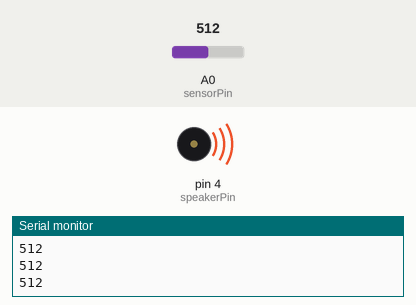
A sketch run on a simulated Arduino Uno, built with avr-gcc and run on an emulated ATmega328P. Shown: buzzer (waves = sounding), the last lines printed to the serial monitor. The inputs (shaded band) are chosen by the test bench; at power-on: A0 (sensorPin) = 512.

Above: at 1.2 s.
1.3 s: A0 (sensorPin) set to 541
At 2.0 s:
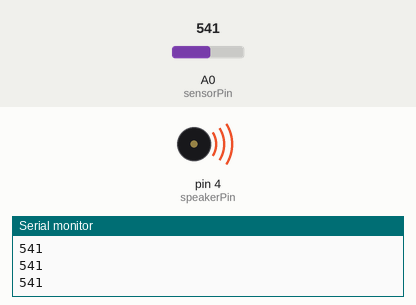
2.8 s: A0 (sensorPin) set to 569
At 3.8 s:
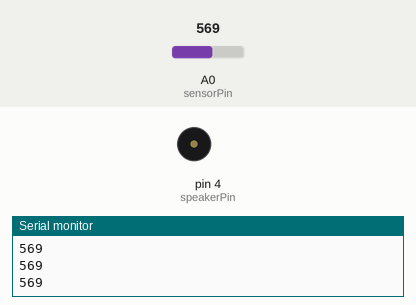
4.3 s: A0 (sensorPin) set to 511
At 4.9 s:
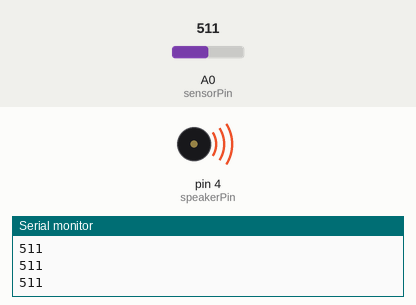
5.8 s: A0 (sensorPin) set to 716
At 6.1 s:
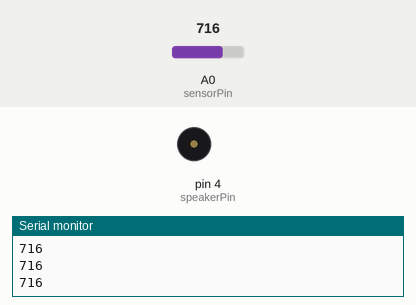
Timing chart, 0 to 8.3 s (numbered marks = the images above; inputs shaded):
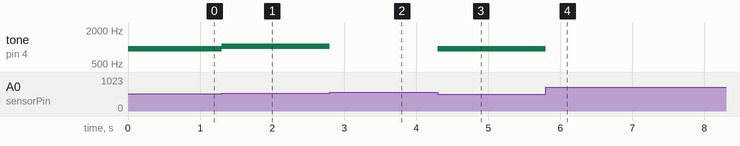

Measured:
- the behaviour switches between 550 and 551 on A0 (sensorPin) (found by bisection; images 1 and 2)
- after the input at 1.3 s, tone on pin 4 (speakerPin): 928 Hz → 1021 Hz at once
- after the input at 2.8 s, tone on pin 4 (speakerPin): 1021 Hz → silent at once
- after the input at 4.3 s, tone on pin 4 (speakerPin): silent → 925 Hz at once
- after the input at 5.8 s, tone on pin 4 (speakerPin): 925 Hz → silent at once

The sketch:

light_theremin.ino
```cpp
// constants defining ranges of inputs and outputs
const int UPPER_INPUT = 550;
const int LOWER_INPUT = 300;
const int LOWER_FREQ = 250;
const int UPPER_FREQ = 1050;

const int sensorPin = A0;
const int speakerPin = 4;

int sensorValue;
int frequency;

void setup() {
  Serial.begin(9600);
  pinMode(sensorPin, INPUT);
  pinMode(speakerPin, OUTPUT);
}

void loop() {
  sensorValue = analogRead(sensorPin);
  Serial.println(sensorValue);
  if (sensorValue < LOWER_INPUT || sensorValue > UPPER_INPUT) {
    // if the sensor value is out of range, stop the tone
    noTone(speakerPin);
  } else {
    // 'map' the input value onto the output value
    frequency = map(sensorValue, LOWER_INPUT, UPPER_INPUT, LOWER_FREQ, UPPER_FREQ);
    // output the calculated frequency on the speaker pin
    tone(speakerPin, frequency);
  }
  delay(5);
}
```
